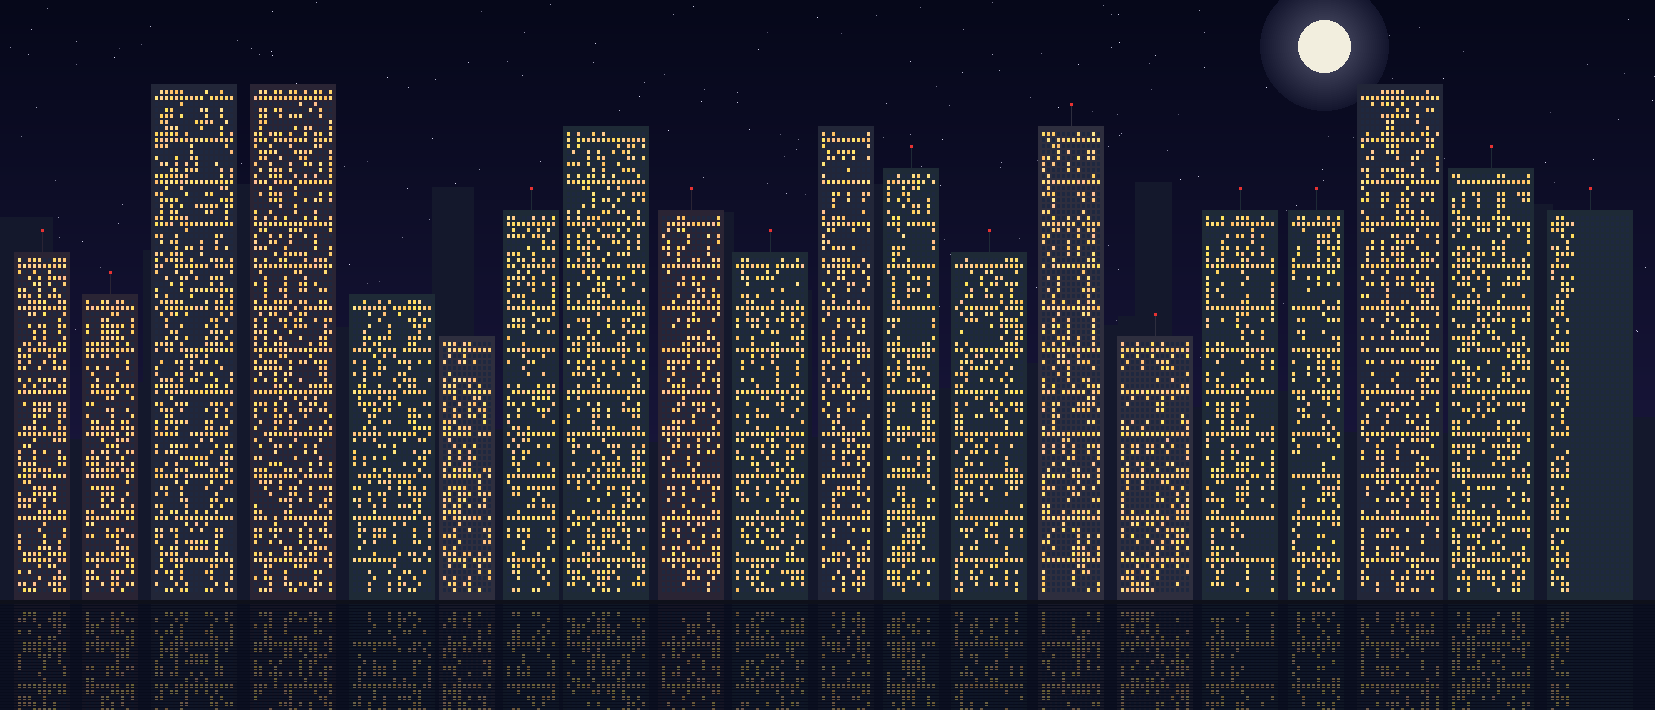

Write the Python code that produced this figure.
s = '''
# This city is its own code. Lit window = 1, dark = 0. Window columns left
# to right, each top to bottom, 7 windows = one ASCII letter. Read: this file.
from PIL import Image, ImageDraw, ImageOps
import random
N = chr(10)
src = "s = " + "'" * 3 + s + "'" * 3 + N + "exec(s)" + N
bits = "".join(format(ord(c), "07b") for c in src)
R = random.Random(2026)
plan, room, x = [], 0, 14
while room < len(bits):
    cols, bands = R.choice([10, 12, 14, 16]), R.randint(6, 12)
    plan.append((x, cols, bands))
    room += cols * bands * 7
    x += cols * 5 + 6 + R.randint(4, 14)
W, G = x + 10, 600
H = G + 110
img = Image.new("RGB", (W, H))
d = ImageDraw.Draw(img)
for y in range(G):
    t = y / G
    d.line([(0, y), (W, y)], fill=(int(6 + 24 * t), int(8 + 18 * t), int(26 + 42 * t)))
for i in range(300):
    b = R.randint(80, 230)
    d.point((R.randrange(W), R.randrange(G * 3 // 5)), fill=(b, b, min(255, b + 25)))
mx, my = W * 4 // 5, 46
for r in range(64, 26, -2):
    c = 70 - r
    d.ellipse((mx - r, my - r, mx + r, my + r), fill=(14 + c, 16 + c, 40 + c))
d.ellipse((mx - 26, my - 26, mx + 26, my + 26), fill=(242, 238, 222))
bx = -10
while bx < W:
    w, h = R.randint(26, 70), R.randint(150, 420)
    d.rectangle((bx, G - h, bx + w, G), fill=(20, 24, 44))
    bx += w - R.randint(0, 12)
k = 0
for x, cols, bands in plan:
    rows, w = bands * 7, cols * 5 + 6
    top = G - rows * 6 - 12
    body = R.choice([(34, 38, 56), (42, 36, 52), (30, 42, 54), (46, 46, 62)])
    d.rectangle((x, top, x + w - 1, G), fill=body)
    if R.random() < 0.5:
        ax = x + w // 2
        d.line([(ax, top - 20), (ax, top)], fill=body)
        d.rectangle((ax - 1, top - 23, ax + 1, top - 21), fill=(230, 50, 50))
    for c in range(cols):
        for r in range(rows):
            on = k < len(bits) and bits[k] == "1"
            k += 1
            wx, wy = x + 4 + c * 5, top + 6 + r * 6
            col = (255, R.randint(190, 230), R.randint(90, 150)) if on else (30, 40, 64)
            d.rectangle((wx, wy, wx + 2, wy + 3), fill=col)
d.rectangle((0, G, W, G + 3), fill=(14, 16, 26))
up = ImageOps.flip(img.crop((0, G - (H - G - 4), W, G)))
img.paste(Image.blend(up, Image.new("RGB", up.size, (6, 10, 24)), 0.6), (0, G + 4))
for y in range(G + 5, H, 3):
    d.line([(0, y), (W, y)], fill=(8, 12, 28))
img.save("city.png")
'''
exec(s)
